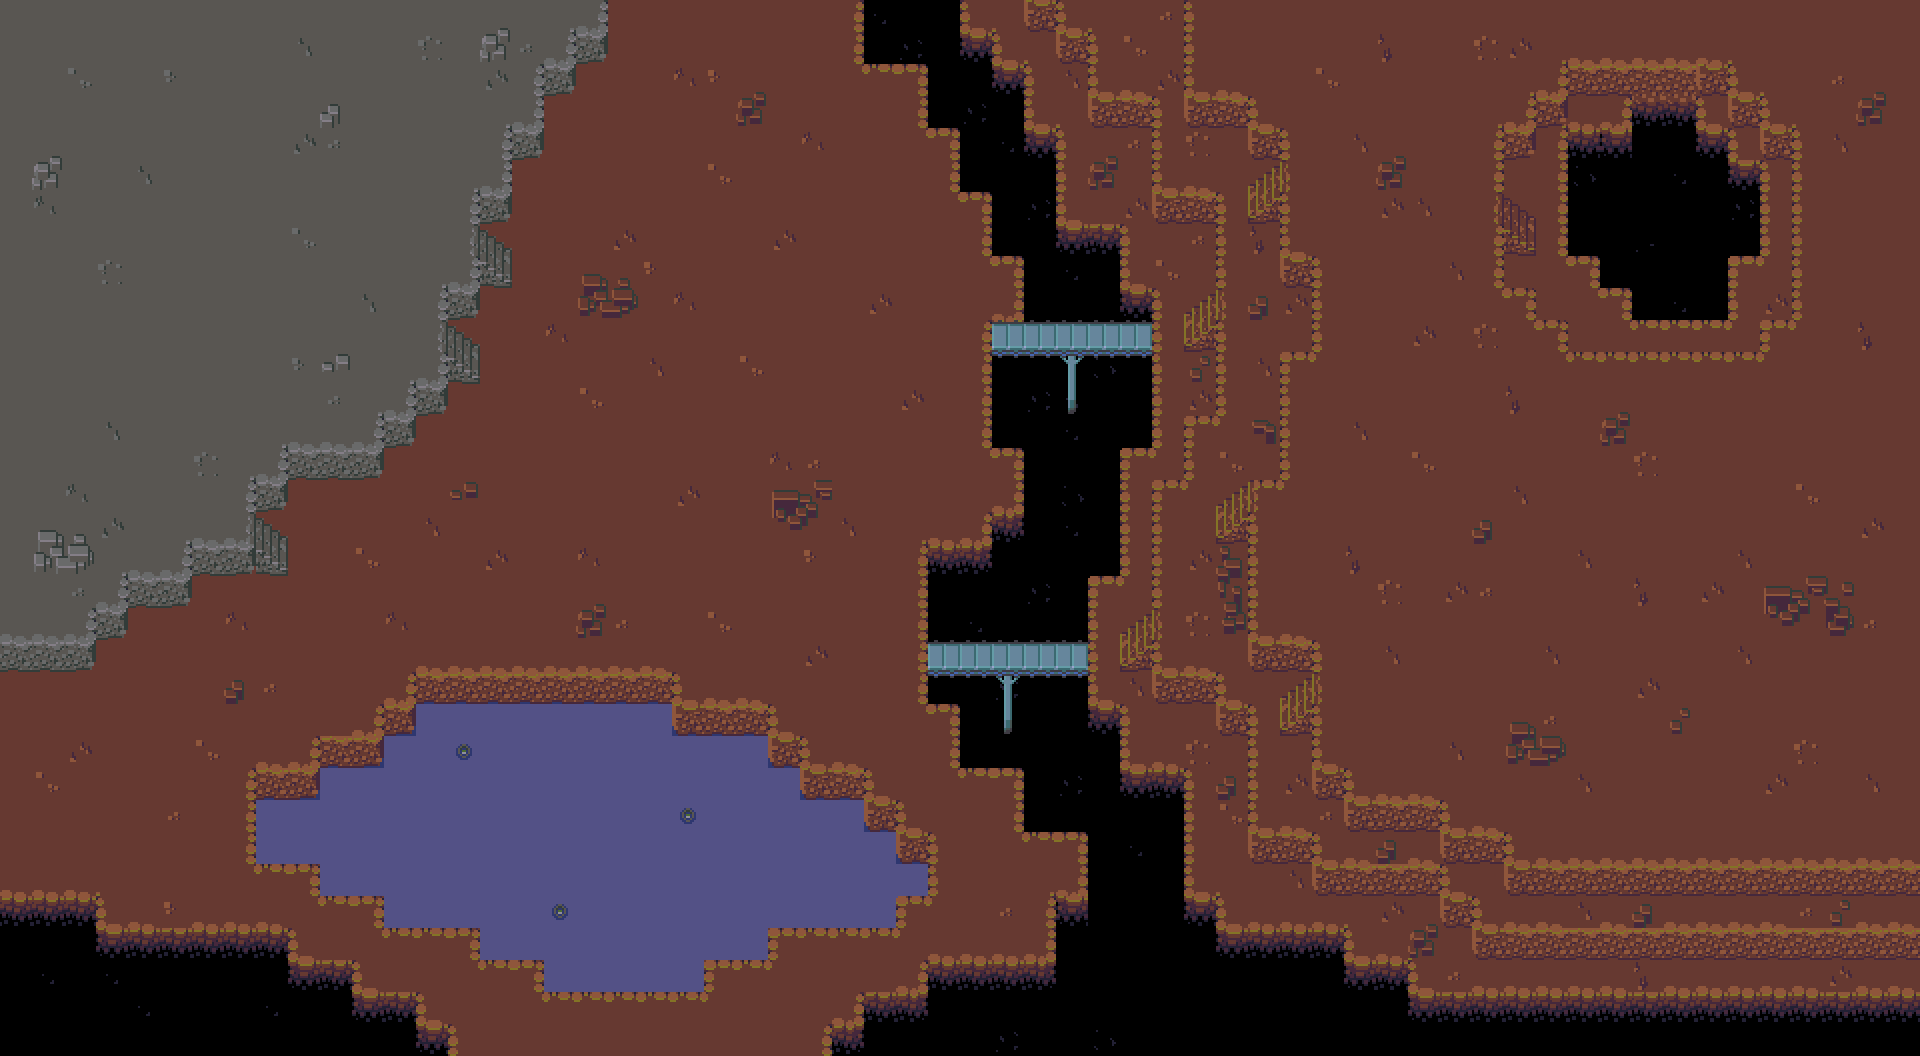

Rendered tile map (Tiled .tmx) drawn with the repository's tilesets; below, a short description and the map source with its tile grids summarised:
An orthogonal 60x33 tile map with 32x32 px tiles, 3 tile layers (Tile Layer 1, Tile Layer 2, Tile Layer 3), 1 hidden layer not drawn, 2 tilesets.

<map version="1.10" tiledversion="1.11.0" orientation="orthogonal" renderorder="right-down" width="60" height="33" tilewidth="32" tileheight="32" infinite="0" nextlayerid="6" nextobjectid="1">
 <tileset firstgid="1" source="../tilesets/colony-grounds.tsx" />
 <tileset firstgid="1021" source="../tilesets/colony-other.tsx" />
 <layer id="2" name="Tile Layer 1" width="60" height="33">
  <data>[1980 cells, 1727 non-empty, 27 distinct tile ids]</data>
 </layer>
 <layer id="1" name="Tile Layer 2" width="60" height="33">
  <data>[1980 cells, 712 non-empty, 56 distinct tile ids]</data>
 </layer>
 <layer id="3" name="Tile Layer 3" width="60" height="33">
  <data>[1980 cells, 65 non-empty, 23 distinct tile ids]</data>
 </layer>
 <layer id="5" name="BuildableLayer" width="60" height="33" visible="0" opacity="0.7">
  <data>[1980 cells, 1266 non-empty, 1 distinct tile ids]</data>
 </layer>
</map>